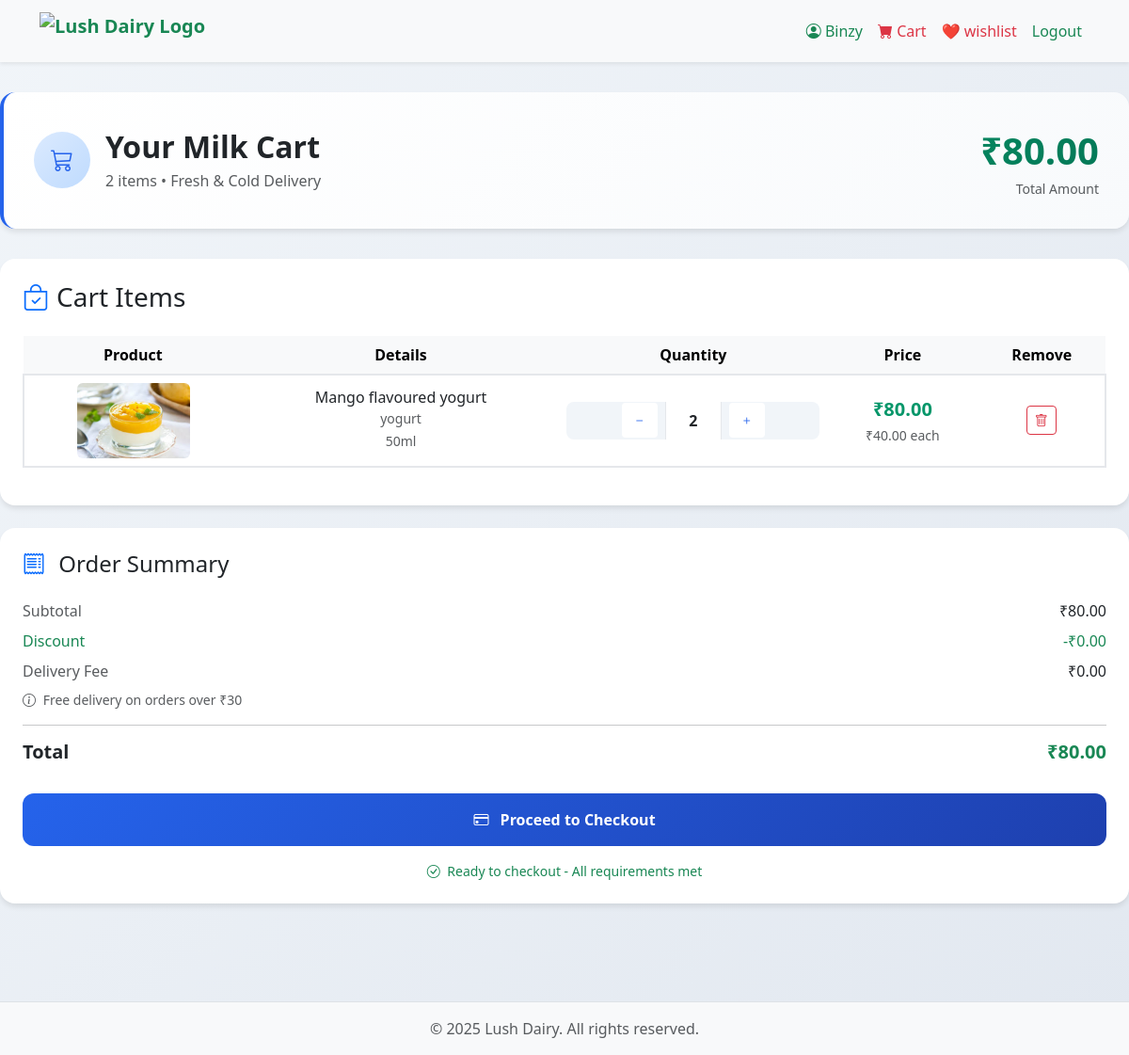
Page /cart/ (signed in) on the committed database.
### accounts/models.py (models this page shows, shortened)
class CustomUser(AbstractUser):
    is_user = models.BooleanField(default=False)
    is_panel_staff = models.BooleanField(default=False)
    referral_code = models.CharField(max_length=10, unique=True, blank=True, null=True)
    referred_by = models.ForeignKey('self', null=True, blank=True, on_delete=models.SET_NULL)
    is_admin_user = models.BooleanField(default=False)
    is_blocked = models.BooleanField(default=False)
    created_at = models.DateTimeField(default=timezone.now)
    mobile = models.CharField(max_length=15, blank=True)
    profile_image = models.ImageField(upload_to='profiles/', default='profiles/default.jpeg')
    bio = models.TextField(blank=True)
    pending_email = models.EmailField(blank=True, null=True)
    email_otp = models.CharField(max_length=6, blank=True, null=True)
    email_verified = models.BooleanField(default=False)

class Product(models.Model):
    name = models.CharField(max_length=255, default="Unnamed Product")
    price = models.DecimalField(max_digits=10, decimal_places=2, default=0.00)
    description = models.TextField(blank=True, default="No description available.")
    composition = models.TextField(blank=True, default="No description available.")
    category = models.ForeignKey(Category, on_delete=models.CASCADE, default=1)
    discounted_price = models.DecimalField(max_digits=10, decimal_places=2, default=0.00)
    is_deleted = models.BooleanField(default=False)
    is_blocked = models.BooleanField(default=False)
    is_listed = models.BooleanField(default=True)
    average_rating = models.FloatField(default=0.0)
    specs = models.TextField(blank=True)
    created_at = models.DateTimeField(default=timezone.now)
    main_image = models.ImageField(upload_to='products/', blank=True, null=True, default='default.jpeg')
    images = models.ImageField(upload_to='product_images/', blank=True, null=True)

class Category(models.Model):
    STATUS_CHOICES = (
        ('active', 'Active'),
        ('inactive', 'Inactive'),
    )
    name = models.CharField(max_length=100, unique=True)
    created_at = models.DateTimeField(default=timezone.now)
    is_deleted = models.BooleanField(default=False)
    number_of_products = models.PositiveIntegerField(default=0)
    status = models.CharField(max_length=10, choices=STATUS_CHOICES, default='active')
    discount_percentage = models.DecimalField(max_digits=5, decimal_places=2, default=0.00)
    offer_text = models.CharField(max_length=255, blank=True, null=True)
    is_available = models.BooleanField(default=True)
    is_blocked = models.BooleanField(default=False)
    objects = CategoryManager()
    all_objects = models.Manager()
    def __str__(self):
        return self.name

class ProductVariant(models.Model):
    product = models.ForeignKey(Product, related_name='variants', on_delete=models.CASCADE)
    variant_name = models.CharField(max_length=100)
    price = models.DecimalField(max_digits=10, decimal_places=2)
    stock = models.PositiveIntegerField(default=0)
    is_active = models.BooleanField(default=True)
    class Meta:
        constraints = [
            models.UniqueConstraint(fields=['product', 'variant_name'], name='unique_variant_per_product')
        ]

### app/models.py (models this page shows, shortened)
class Cart(models.Model):
    user = models.ForeignKey(CustomUser, on_delete=models.CASCADE, related_name='cart_items')
    product = models.ForeignKey(Product, on_delete=models.CASCADE, null=True, blank=True)
    product_variant = models.ForeignKey(ProductVariant, on_delete=models.CASCADE,default=1)
    quantity = models.PositiveIntegerField(default=1)
    added_at = models.DateTimeField(auto_now_add=True)
    def total_price(self):
        return self.quantity * self.product_variant.price

### app/views.py (the view)
# urls.py: path('cart/', views.cart_view, name='cart'),
@never_cache
@login_required
def cart_view(request):
    cart_items = Cart.objects.filter(
        user=request.user,
        product__is_deleted=False
    ).select_related('product')
    totals = calculate_cart_totals(cart_items)
    context = {
        'cart_items': cart_items,
        'total_items': totals['total_qty'],
        'subtotal': totals['subtotal'],
        'discount': totals['coupon_discount'],
        'delivery_fee': totals['shipping'],
        'total_price': totals['subtotal'],
        'total': totals['final_total'],
    }
    return render(request, 'user_panel/cart.html', context)

### app/utils.py (called while the page is built)
def get_product_discount(product):
    today = timezone.now().date()
    offers = Offer.objects.filter(
        is_active=True,
        valid_from__lte=today,
        valid_to__gte=today
    ).filter(
        models.Q(product=product) | models.Q(category=product.category)
    ).order_by('-discount_percent')
    if offers.exists():
        return offers.first().discount_percent
    return Decimal(0)

### templates/user_panel/cart.html (shortened to what this page needs)
{% extends "user_panel/base.html" %}
{% load static %}
{% block content %}
<!DOCTYPE html>
<html lang="en">
<head>
    <link href="https://cdnjs.cloudflare.com/ajax/libs/bootstrap/5.3.0/css/bootstrap.min.css" rel="stylesheet">
    <link href="https://cdnjs.cloudflare.com/ajax/libs/bootstrap-icons/1.10.0/font/bootstrap-icons.min.css" rel="stylesheet">
</head>
<body>
    <div class="container-fluid main-container">
        <div class="cart-header fade-in">
    <div class="row align-items-center">
        <div class="col-md-8">
            <div class="d-flex align-items-center">
                <div class="cart-icon">
                    <i class="bi bi-cart3"></i>
                </div>
                <div>
                    <h1 class="h2 mb-1 fw-bold text-dark">Your Milk Cart</h1>
                    <p class="mb-0 text-muted" id="cart-items-count"  >
                        {{ total_items }} item{{ total_items|pluralize }} • Fresh & Cold Delivery
                    </p>
                </div>
            </div>
        </div>
        <div class="col-md-4 text-md-end mt-3 mt-md-0">
            <div class="total-amount" id="cart-total-amount">₹{{ total}}</div>
            <p class="mb-0 text-muted small">Total Amount</p>
        </div>
    </div>
</div>
      <div class="card-premium mb-4 fade-in">
    <div class="card-body p-4">
        <h3 class="card-title mb-4 d-flex align-items-center">
            <i class="bi bi-bag-check me-2 text-primary"></i>Cart Items
        </h3>
        {% if cart_items %}
        <div class="table-responsive">
            <table class="table align-middle text-center">
                <thead class="table-light">
                    <tr>
                        <th>Product</th>
                        <th>Details</th>
                        <th>Quantity</th>
                        <th>Price</th>
                        <th>Remove</th>
                    </tr>
                </thead>
                <tbody>
                    {% for item in cart_items %}
                    <tr class="cart-item">
                        <td>
                            <img src="{{ item.product.main_image.url }}" alt="{{ item.product.name }}" class="img-fluid rounded" style="max-height: 80px;" />
                        </td>
                        <td>
                            <h6 class="mb-0">{{ item.product.name }}</h6>
                            <small class="text-muted">{{ item.product.category }}</small><br>
                            <small class="text-muted">{{ item.product_variant.variant_name }}</small>
                        </td>
                        <td>
                            <div class="d-flex justify-content-center align-items-center gap-2 quantity-control">
                                <button class="quantity-btn btn btn-outline-secondary btn-sm"
                                        type="button"
                                        data-id="{{ item.id }}"
                                        data-action="decrement"
                                        aria-label="Decrease quantity">
                                    <i class="bi bi-dash"></i>
                                </button>
                                <span id="quantity-{{ item.id }}" class="quantity-display px-2">
                                    {{ item.quantity }}
                                </span>
                                <button class="quantity-btn btn btn-outline-secondary btn-sm"
                                        type="button"
                                        data-id="{{ item.id }}"
                                        data-action="increment"
                                        aria-label="Increase quantity">
                                    <i class="bi bi-plus"></i>
                                </button>
                            </div>
                        </td>
                        <td>
                            <div id="item-total-{{ item.id }}" class="price-highlight">₹{{ item.total_price }}</div>
                            <small class="text-muted">₹{{ item.product_variant.price }} each</small>
                        </td>
                        <td>
                            <form method="post" action="{% url 'user_panel:remove_cart_item' item.id %}">
                                <button class="btn btn-outline-danger btn-sm" type="submit">
                                    <i class="bi bi-trash"></i>
                                </button>
                            </form>
                        </td>
                    </tr>
                    {% endfor %}
                </tbody>
            </table>
        </div>
        {% else %}
        <p>Your cart is empty.</p>
        {% endif %}
    </div>
</div>
                <div class="card-premium mb-4 fade-in">
    <div class="card-body p-4">
        <h4 class="card-title mb-4">
            <i class="bi bi-receipt me-2 text-primary" id="items-count"></i>
            Order Summary
        </h4>
        <div class="d-flex justify-content-between mb-2">
    <span class="text-muted"> Subtotal </span>
    <span id="cart-subtotal">₹{{ total_price }}</span>
</div>
        <div class="d-flex justify-content-between mb-2">
            <span class="text-success">Discount </span>
            <span id="cart-discount" class="text-success">-₹{{ discount }}</span>
        </div>
        <div class="d-flex justify-content-between mb-2">
            <span class="text-muted">Delivery Fee</span>
            <span>₹{{ delivery_fee }}</span>
        </div>
        <div class="small text-muted mb-3">
            <i class="bi bi-info-circle me-1"></i>
            {% if delivery_fee == 0 %}
                Free delivery on orders over ₹30
            {% else %}
                Spend ₹{{ 30|floatformat:2 }} to get free delivery
            {% endif %}
        </div>
        <hr>
        <div class="d-flex justify-content-between mb-4">
            <span class="h5 fw-bold">Total</span>
            <span  id="cart-total" class="h5 fw-bold text-success">₹{{ total }}</span>
        </div>
        <a href="{% url 'user_panel:checkout' %}" class="btn btn-gradient w-100 mb-3">
    <i class="bi bi-credit-card me-2"></i>
    Proceed to Checkout
</a>
        <div class="text-center small text-success">
            <i class="bi bi-check-circle me-1"></i>
            Ready to checkout - All requirements met
        </div>
    </div>
</div>
</body>
</html>
{% endblock %}

### templates/user_panel/base.html (shortened to what this page needs)
<!DOCTYPE html>
{% load static %}
<html lang="en">
<head>
    <link href="https://cdn.jsdelivr.net/npm/bootstrap@5.3.0/dist/css/bootstrap.min.css" rel="stylesheet">
    <link href="https://cdn.jsdelivr.net/npm/bootstrap-icons@1.10.5/font/bootstrap-icons.css" rel="stylesheet">
<link rel="stylesheet" href="https://cdnjs.cloudflare.com/ajax/libs/font-awesome/5.15.4/css/all.min.css" />
</head>
<body>
<nav class="navbar navbar-expand-lg navbar-light bg-light shadow-sm sticky-top">
    <div class="container">
        <a class="navbar-brand text-success fw-bold" href="{% url 'user_panel:home' %}">
            <img src="{% static 'images/logo.png' %}" alt="Lush Dairy Logo">
        </a>
        <div class="collapse navbar-collapse" id="navbarNav">
            <ul class="navbar-nav ms-auto">
                {% if request.user.is_authenticated %}
                    <li class="nav-item">
                        <a class="nav-link text-success" href="{% url 'user_panel:user_profile' %}"><i class="bi bi-person-circle"></i> {{ request.user.username }}</a>
                    </li>
                    <li class="nav-item">
                        <a class="nav-link text-danger" href="{% url 'user_panel:cart' %}"><i class="bi bi-cart-fill"></i> Cart</a>
                    </li>
                    <li class="nav-item">
                        <a class="nav-link text-danger" href="{% url 'user_panel:wishlist' %}"><span style="color: red;">❤️</span>
 wishlist</a>
                    </li>
                    <li class="nav-item">
                        <a class="nav-link text-success" href="{% url 'user_panel:logout' %}">Logout</a>
                    </li>
                {% endif %}
            </ul>
        </div>
    </div>
</nav>
<main>
    {% block content %}
    {% endblock %}
</main>
<footer class="bg-light text-center text-muted py-3 mt-5 border-top">
    <p class="mb-0">© 2025 Lush Dairy. All rights reserved.</p>
</footer>
</body>
</html>

### templates/user_panel/base.html (style rules this page uses)
.navbar-brand { display: flex; align-items: center; gap: 10px; }
.navbar-brand img { height: 40px; width: auto; }

### templates/user_panel/cart.html (style rules this page uses)
:root { --primary-color: #2563eb; --secondary-color: #1e40af; --success-color: #059669; --danger-color: #dc2626; --warning-color: #d97706; --info-color: #0891b2; --light-bg: #f8fafc; --card-shadow: 0 4px 6px -1px rgba(0, 0, 0, 0.1); --hover-shadow: 0 10px 15px -3px rgba(0, 0, 0, 0.1); }
body { background: linear-gradient(135deg, #f1f5f9 0%, #e2e8f0 100%); font-family: 'Segoe UI', Tahoma, Geneva, Verdana, sans-serif; min-height: 100vh; }
.main-container { padding: 2rem 0; min-height: 100vh; }
.cart-header { background: linear-gradient(135deg, #ffffff 0%, #f8fafc 100%); border-radius: 1rem; box-shadow: var(--card-shadow); border-left: 4px solid var(--primary-color); margin-bottom: 2rem; padding: 2rem; transition: all 0.3s ease; }
.cart-icon { background: linear-gradient(135deg, #dbeafe 0%, #bfdbfe 100%); width: 60px; height: 60px; border-radius: 50%; display: flex; align-items: center; justify-content: center; font-size: 1.5rem; color: var(--primary-color); margin-right: 1rem; }
.total-amount { font-size: 2.5rem; font-weight: 700; background: linear-gradient(135deg, var(--success-color) 0%, #047857 100%); -webkit-background-clip: text; -webkit-text-fill-color: transparent; background-clip: text; }
.card-premium { background: white; border-radius: 1rem; box-shadow: var(--card-shadow); border: none; transition: all 0.3s ease; overflow: hidden; }
.cart-item { border: 2px solid #e5e7eb; border-radius: 1rem; padding: 1.5rem; margin-bottom: 1rem; background: white; transition: all 0.3s ease; }
.quantity-control { display: flex; align-items: center; background: #f1f5f9; border-radius: 0.5rem; overflow: hidden; }
.quantity-btn { background: white; border: none; padding: 0.5rem 0.75rem; cursor: pointer; transition: all 0.2s ease; color: var(--primary-color); text-decoration: none; display: flex; align-items: center; justify-content: center; }
.quantity-display { padding: 0.5rem 1rem; background: white; border-left: 1px solid #e5e7eb; border-right: 1px solid #e5e7eb; font-weight: 600; min-width: 60px; text-align: center; }
.btn-gradient { background: linear-gradient(135deg, var(--primary-color) 0%, var(--secondary-color) 100%); border: none; color: white; font-weight: 600; padding: 1rem 2rem; border-radius: 0.75rem; transition: all 0.3s ease; text-decoration: none; display: inline-block; }
.price-highlight { font-size: 1.25rem; font-weight: 700; color: var(--success-color); }
.fade-in { animation: fadeIn 0.5s ease-in-out; }

### rows in the picture
CustomUser: user.username "Binzy"
Cart: product.main_image (picture), product.name "Mango flavoured yogurt", product.category "yogurt", product_variant.variant_name "50ml", quantity "2", total_price "80.00", product_variant.price "40.00"

### other values in the picture
{{ total_items }} "2"
{{ total }} "80.00"
{{ total_price }} "80.00"
{{ discount }} "0.00"
{{ delivery_fee }} "0.00"
